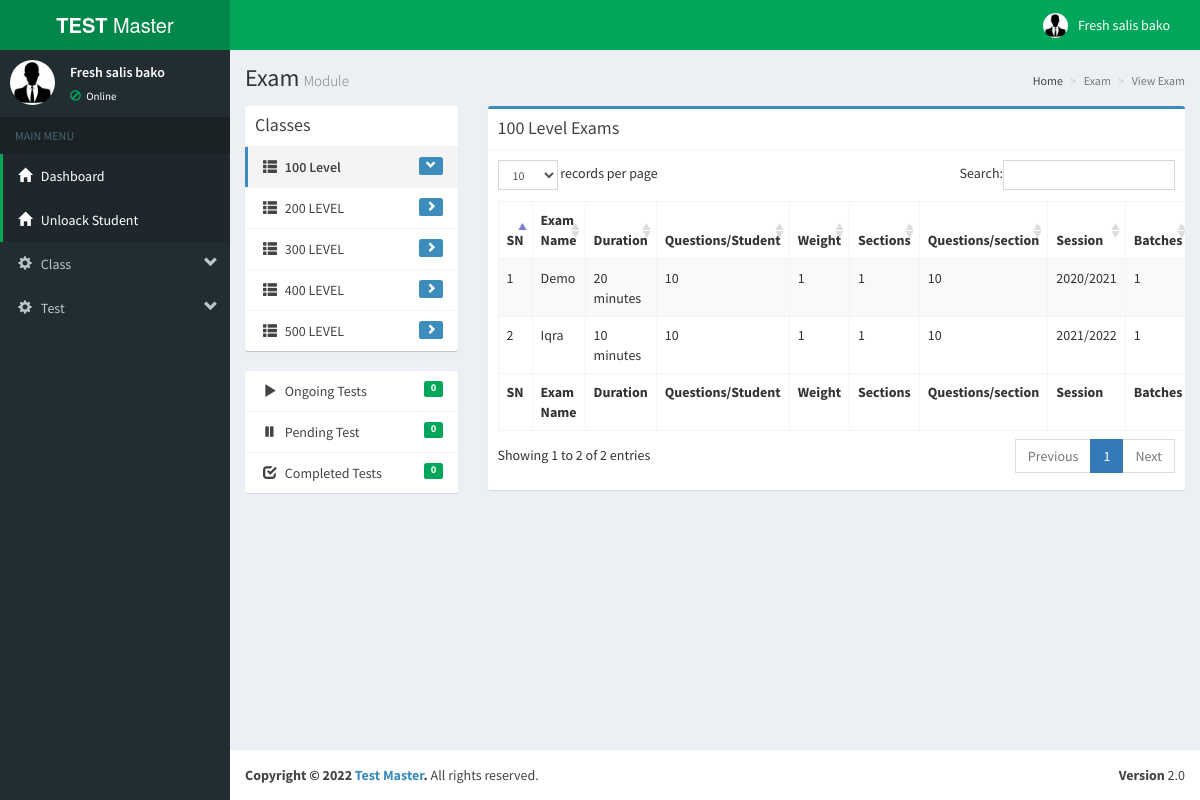
/Admin/viewTest.php?id=98 (signed in), run on the app's committed database.
### tables this page shows
CREATE TABLE `class` (
  `class_id` int(11) NOT NULL AUTO_INCREMENT,
  `classname` varchar(70) NOT NULL DEFAULT '',
  `classteacher` varchar(70) NOT NULL DEFAULT 'NAN',
  PRIMARY KEY (`class_id`)
);

CREATE TABLE `test` (
  `test_id` int(11) NOT NULL AUTO_INCREMENT,
  `name` varchar(225) NOT NULL,
  `class_id` int(11) NOT NULL,
  `time` int(11) NOT NULL,
  `question_per_stud` int(11) NOT NULL DEFAULT 30,
  `start_time` varchar(75) NOT NULL,
  `stop_time` varchar(75) NOT NULL,
  `status` varchar(15) NOT NULL DEFAULT 'Disabled',
  `instant_result` int(11) NOT NULL DEFAULT 0,
  `earnable_score` int(11) NOT NULL,
  `weight` int(11) NOT NULL DEFAULT 1,
  `components` int(11) NOT NULL,
  `question_per_component` varchar(15) NOT NULL,
  `session` varchar(15) NOT NULL,
  `batches` int(11) NOT NULL DEFAULT 1,
  `instruction` text NOT NULL,
  PRIMARY KEY (`test_id`)
);

### Admin/asset/classes/db.php (called while the page is built, shortened)
<?php
$con = mysqli_connect(HOSTNAME, DB_USERNAME, DB_PASSWORD, DB_NAME) or die ("error");
function conn(){
    global $con;
    $v = $con;
    return $v;
}

### Admin/asset/classes/Test.php (the view, shortened to what this page needs)
<?php
require_once 'db.php';
require_once '_Class.php';
class Test{
    public function getTestTable($class_id)
    {
        $class_name ='';
        $r = '';
        $r .= '
            <div class="box-body">
            <table id="example1" class="table table-bordered table-striped">
                <thead>
                <tr>
                    <th>SN</th>
                    <th>Exam Name</th>
                    <th>Duration</th>
                    <th>Questions/Student</th>
                    <th>Weight</th>
                    <th>Sections</th>
                    <th>Questions/section</th>
                    <th>Session</th>
                    <th>Batches</th>
                    <th>Status</th>
                    <th>Edit</th>
                    <th>Delete</th>
                </tr>
                </thead>
                <tbody>';
        $sql = "SELECT * FROM test t,class c WHERE t.class_id='".$class_id."' And
                c.class_id=t.class_id    ORDER BY name";
        $q1 = mysqli_query(conn(), $sql) or die(mysqli_error(conn()));
        $sn = 0;
        if (mysqli_num_rows($q1) > 0) {
            while ($row = mysqli_fetch_assoc($q1)) {
                $sn++;
                $class_name = $row['classname'];
                $id = $row['test_id'];
                $name = $row['name'];
                $duration = $row['time']/60;
                $qstn = $row['question_per_stud'];
                $session = $row['session'];
                $secion = $row['components'];
                $status = $row['status'];
                $batches = $row['batches'];
                $weight = $row['weight'];
                $quest_component = $row['question_per_component'];
                $r .= '<tr>
						<td>' . $sn . '</td>
						<td>' . $name . '</td>
						<td>' . $duration . ' minutes </td>
						<td>' . $qstn . ' </td>
						<td>' . $weight . ' </td>
						<td>' . $secion . ' </td>
						<td>' . $quest_component . ' </td>
						<td>' . $session. ' </td>
						<td>' . $batches. ' </td>
						<td>' . $status . ' </td>
						<td>
							<a title="edit" href="javascript:void(0)" rel="test" class="btn btn-primary btn-sm edit" data-toggle="modal" data-target="#addstudent" data-whatever="@mdo" onclick="mode(' . $id . ','.$class_id.');">
							    <span class="glyphicon glyphicon-pencil"></span>
							 </a>
                        </td>
                        <td>
							<a type="button" title="delete" class="btn btn-danger btn-sm delete"  rel="test" data-toggle="modal" data-target="#delete" data-whatever="@mdo" onclick="myDelete(' . $id . ','.$class_id.');"><span class="glyphicon glyphicon-trash"></span>
							</a>
						</td>
					</tr>
				';
            }
            echo '<div class="box-header with-border">
                        <h3 class="box-title">'.$class_name.' Exams</h3>
                      </div>';
        }
        $r .= '
                </tbody>
                <tfoot>
                <tr>
                <th>SN</th>
                <th>Exam Name</th>
                <th>Duration</th>
                <th>Questions/Student</th>
                <th>Weight</th>
                <th>Sections</th>
                <th>Questions/section</th>
                <th>Session</th>
                <th>Batches</th>
                <th>Status</th>
                <th>Edit</th>
                <th>Delete</th>
                </tr>
                </tfoot>
            </table>
            </div>
        ';
        return $r;
    }
    public function getTestCount($status)
    {
        $count =0;
        $sql = "SELECT COUNT(paper_id) AS cc FROM papers t WHERE t.status='".$status."'  ";
        $q1 = mysqli_query(conn(), $sql) or die(mysqli_error(conn()));
        if (mysqli_num_rows($q1) > 0) {
            while ($row = mysqli_fetch_assoc($q1)) {
                $count = $row['cc'];
            }
        }
        return $count;
    }
}

### Admin/viewTest.php (shortened to what this page needs)
<?php
include 'asset/classes/Test.php';
include 'asset/classes/User.php';
$pre = $_SESSION['pre'];
$user = new User();
$class = new _Class();
$test = new Test();
$idm =0;
if(isset($_GET['id']))
    $idm = $_GET['id'];
echo $user->getHeader();
?>
    <aside class="main-sidebar">
        <?php echo $user ->getUserMenu($pre); ?>
    </aside>
<div class="content-wrapper">
    <section class="content-header">
        <h1>
            Exam<small>Module</small>
        </h1>
        <ol class="breadcrumb">
            <li><a href="#"><i class="fa fa-dashboard"></i> Home</a></li>
            <li class="active">Exam</li>
            <li class="active">View Exam</li>
        </ol>
    </section>
<section class="content">
<div class="row">
    <div class="col-md-3">
        <div class="box box-solid">
            <?php
            echo $class ->getClassMenu($idm,'viewTest.php?id=');
            ?>
        </div>
        <div class="box box-solid">
            <div class="box-body no-padding">
                <ul class="nav nav-pills nav-stacked">
                    <li><a href="#"><i class="glyphicon glyphicon-play"></i> Ongoing Tests <span class="label label-success pull-right"><?php echo $test->getTestCount('Active')?></span></a></li>
                    <li><a href="#"><i class="glyphicon glyphicon-pause"></i> Pending Test <span class="label label-success pull-right"><?php echo $test->getTestCount('Pending');?></span></a></li>
                    <li><a href="#"><i class="glyphicon glyphicon-check"></i> Completed Tests <span class="label label-success pull-right"><?php echo  $test->getTestCount('Completed')?></span></a></li>
                </ul>
            </div>
        </div>
    </div>
    <div class="col-md-9">
        <div class="box box-primary" style="width:100%;overflow:scroll;">
            <?php
            echo $test ->getTestTable($idm,'');
            ?>
        </div>
    </div>
</div>
</section>
</div>
<footer class="main-footer">
    <div class="pull-right hidden-xs">
        <b>Version</b> 2.0
    </div>
    <strong>Copyright &copy; 2022 <a href="#">Test Master</a>.</strong> All rights reserved.
</footer>
</div>
</body>
</html>

### Admin/asset/classes/User.php (shortened to what this page needs)
<?php
require_once 'db.php';
class User
{
    public function getHeader()
    {
        return '
        <!DOCTYPE html>
        <html>
        <head>
            <link href="bootstrap/css/bootstrap.min.css" rel="stylesheet" type="text/css" />
            <link href="plugins2/datatables/dataTables.bootstrap.css" rel="stylesheet" type="text/css" />
            <link href="dist/css/AdminLTE.min.css" rel="stylesheet" type="text/css" />
            <link href="dist/css/skins/_all-skins.min.css" rel="stylesheet" type="text/css" />
            <link rel="stylesheet" href="../ckeditor/samples/toolbarconfigurator/lib/codemirror/neo.css">
        </head>
        <body class="skin-green">
        <div class="wrapper">
            <header class="main-header">
                <a href="index.php" class="logo"><b>TEST</b> Master</a>
                <nav class="navbar navbar-static-top" role="navigation">
                    <a href="#" class="sidebar-toggle" data-toggle="offcanvas" role="button">
                    </a>
                    <div class="navbar-custom-menu">
                        <ul class="nav navbar-nav">
                            <li class="dropdown user user-menu">
                                <a href="#" class="dropdown-toggle" data-toggle="dropdown">
                                    <img src="dist/img/staffb.jpg" class="user-image" alt="User Image"/>
                                    <span class="hidden-xs"> '.$this->getAdmin($_SESSION['adminId']).'</span>
                                </a>
                                            '.$this->getAdmin($_SESSION['adminId']).' - Exams Officer
                            </li>
                        </ul>
                    </div>
                </nav>
            </header>
        ';
    }
    public function getAdmin($user)
    {
            $sql = 'SELECT staff_name FROM admin WHERE adid="' . $user . '"';
            $result = mysqli_query(conn(), $sql) or die(mysqli_error(conn()));
            $row = mysqli_fetch_assoc($result);
            $name = $row['staff_name'];
            return $name;
    }
    public function getUserMenu($pre){
        $r ='';
        if($pre == 1){
            $r ='    <section class="sidebar">
        <div class="user-panel">
            <div class="pull-left image">
                <img src="dist/img/staffb.jpg" class="img-circle" alt="User Image" />
            </div>
            <div class="pull-left info">
                <p>'.$this->getAdmin($_SESSION["adminId"]).'</p>
                <a href="#"><i class="glyphicon glyphicon-ban-circle text-green"></i> Online</a>
            </div>
        </div>
        <ul class="sidebar-menu">
            <li class="header">MAIN MENU</li>
            <li class="active treeview">
                <a href="index.php">
                    <i class="glyphicon glyphicon-home"></i> <span>Dashboard</span> <i class="fa fa-angle-left pull-right"></i>
                </a>
            </li>
            <li class="active treeview">
                <a href="index.php">
                    <i class="glyphicon glyphicon-home"></i> <span>Unloack Student</span> <i class="fa fa-edit pull-right"></i>
                </a>
            </li>
            <li class="treeview">
                <a href="#">
                    <i class="glyphicon glyphicon-cog"></i>
                    <span>Class</span>
                    <span class=" glyphicon glyphicon-chevron-down pull-right"></span>
                </a>
            </li>
            <li class="treeview">
                <a href="#">
                    <i class="glyphicon glyphicon-cog"></i>
                    <span>Test</span>
                    <span class=" glyphicon glyphicon-chevron-down pull-right"></span>
                </a>
    </section>';
        }
        else{
            header('Location:adminLogin.php');
        }
        return $r;
    }
}

### Admin/asset/classes/_Class.php (shortened to what this page needs)
<?php
require_once 'db.php';
class _Class
{
    public function getClassMenu($idm = '', $url,$table='')
    {
        $r = '
            <div class="box box-solid">
                <div class="box-header with-border">
                    <h3 class="box-title">Classes</h3>
                </div>
                <div class="box-body no-padding">
                    <ul class="nav nav-pills nav-stacked">
                    ';
        $sql = "SELECT * FROM class ORDER BY classname";
        $q1 = mysqli_query(conn(), $sql) or die(mysqli_error(conn()));
        if (mysqli_num_rows($q1) > 0) {
            while ($row = mysqli_fetch_assoc($q1)) {
                $id = $row['class_id'];
                $class = $row['classname'];
                if ($idm == $id) {
                    $r .= '
                        <li class="active"><a href="' . $url . $id . '" id="' . $id . '"><i class=" glyphicon glyphicon-th-list"></i> ' . $class . '<span class="label label-primary pull-right"><span class="glyphicon glyphicon-chevron-down"></span></span> </a></li>
                       ';
                } else {
                    $r .= '
                        <li class=""><a href="' . $url . $id . '" id="' . $id . '"><i class="glyphicon glyphicon-th-list"></i> ' . $class . '<span class="label label-primary pull-right"><span class="glyphicon glyphicon-chevron-right"></span></span> </a></li>
                       ';
                }
            }
        } else
            $r .= ' No classes found';
        $r .= '
                    </ul>
                </div>
        </div>
        ';
        return $r;
    }
}

### data on the page
class: classname "100 Level"
class: classname "200 LEVEL"
class: classname "300 LEVEL"
class: classname "400 LEVEL"
class: classname "500 LEVEL"
test: name "Demo", time "20", question_per_stud "10", weight "1", components "1", question_per_component "10", session "2020/2021", batches "1"
test: name "Iqra", time "10", question_per_stud "10", weight "1", components "1", question_per_component "10", session "2021/2022", batches "1"

### other printed values
$this->getAdmin($_SESSION['adminId']) "Fresh salis bako"
$this->getAdmin($_SESSION["adminId"]) "Fresh salis bako"
$test->getTestCount('Active') "0"
$test->getTestCount('Pending') "0"
$test->getTestCount('Completed') "0"
